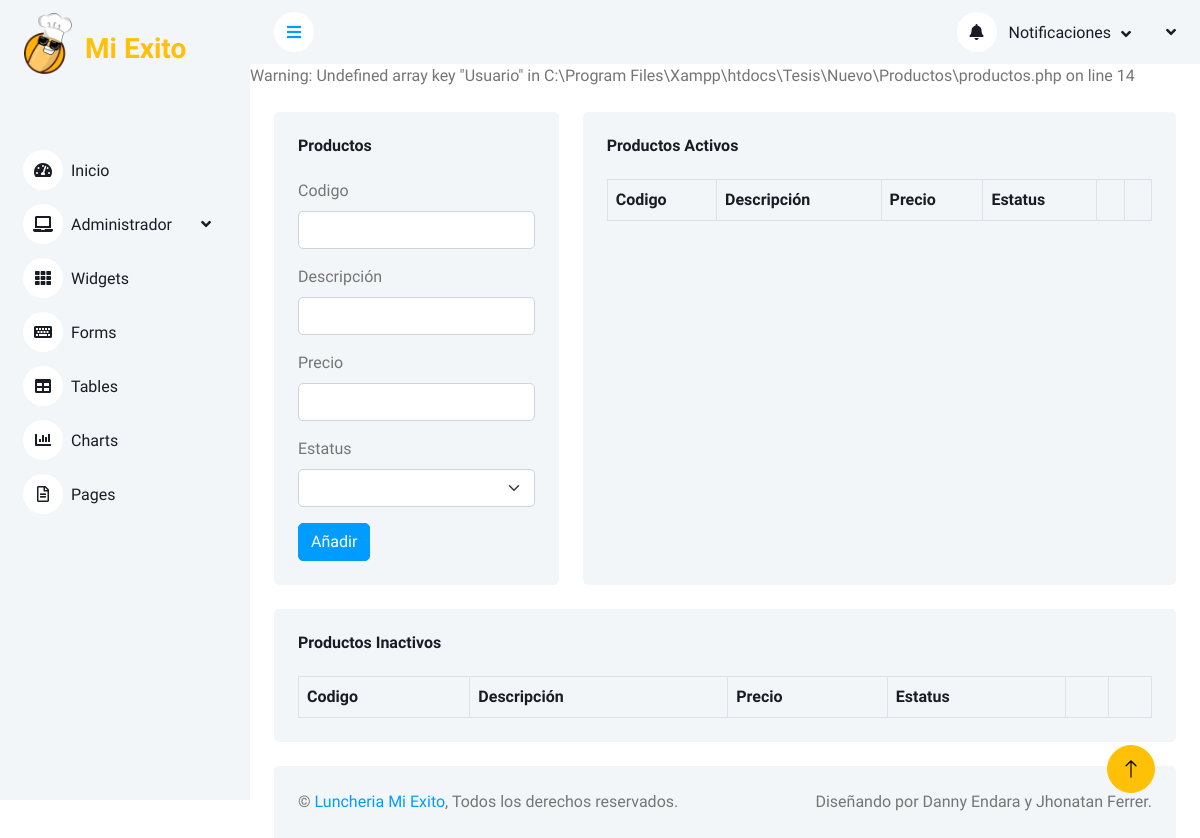
Page /Nuevo/Productos/productos.php on the earlier database version.
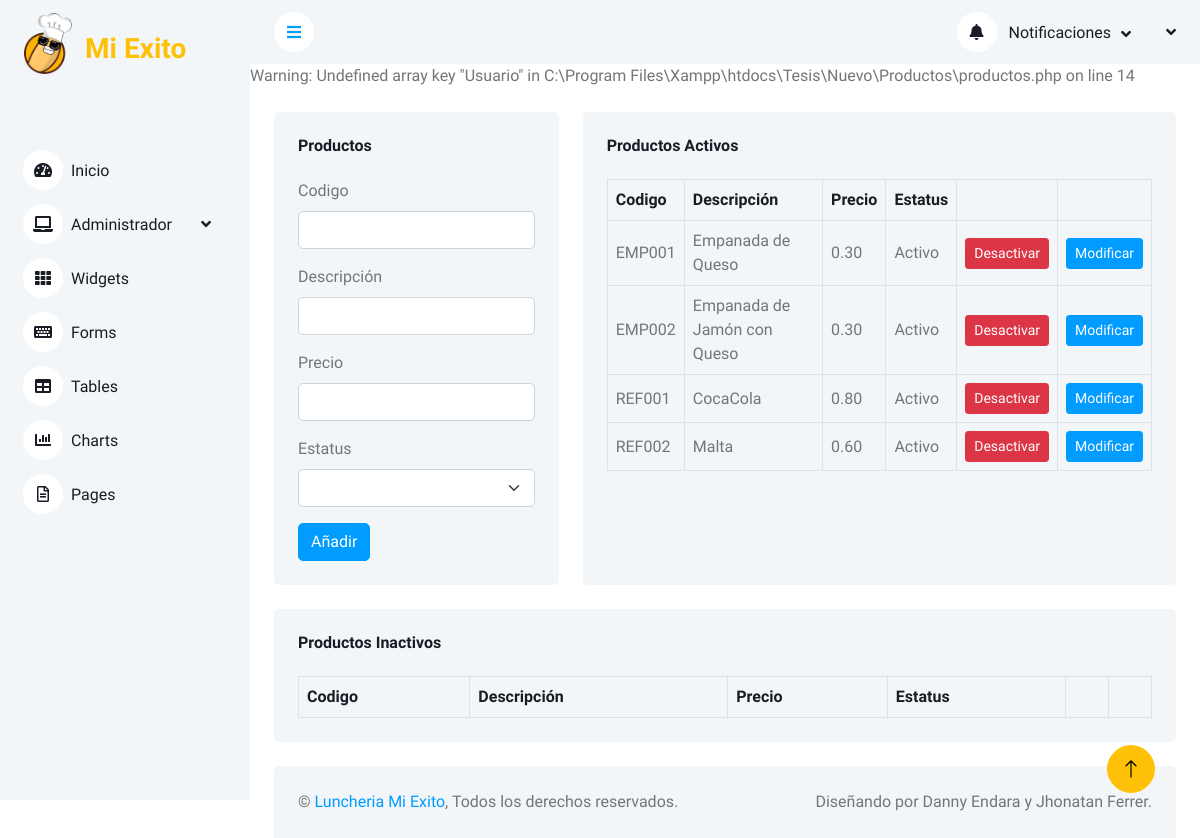
Same page on the later database version.
### tables this page shows
CREATE TABLE `producto` (
  `Codigo` varchar(6) NOT NULL,
  `Descripcion` varchar(252) NOT NULL,
  `Precio` decimal(12,2) NOT NULL,
  `Estatus` int(1) NOT NULL,
  PRIMARY KEY (`Codigo`)
);

### Nuevo/Productos/productos.php (the view, shortened to what this page needs)
<?php
$con = conectar();
$sql1 = "SELECT * FROM producto WHERE Estatus=1 ORDER BY Codigo";
$query1 = mysqli_query($con, $sql1);
?>
<!DOCTYPE html>
<html lang="en">
<head>
    <link href="https://cdnjs.cloudflare.com/ajax/libs/font-awesome/5.10.0/css/all.min.css" rel="stylesheet">
    <link href="https://cdn.jsdelivr.net/npm/bootstrap-icons@1.4.1/font/bootstrap-icons.css" rel="stylesheet">
    <link href="../lib/owlcarousel/assets/owl.carousel.min.css" rel="stylesheet">
    <link href="../lib/tempusdominus/css/tempusdominus-bootstrap-4.min.css" rel="stylesheet" />
    <link href="../css/bootstrap.min.css" rel="stylesheet">
    <link href="../css/style.css" rel="stylesheet">
    <link href="../css/estilos.css" rel="stylesheet">
</head>
<body>
    <div class="container-xxl position-relative bg-white d-flex p-0">
        <div class="sidebar pe-4 pb-3">
            <nav class="navbar bg-light navbar-light">
                <a href="../index.php" class="navbar-brand mx-4 mb-3">
                    <img class="tamano d-inline-flex align-items-center" src="../Imagenes/Empanada.png" alt="Emp">
                    <h3 class="text-warning d-inline-flex align-items-center"><i class="fa me-2"></i>Mi Exito</h3>
                </a>
                <div class="navbar-nav w-100">
                    <a href="index.php" class="nav-item nav-link"><i class="fa fa-tachometer-alt me-2"></i>Inicio</a>
                    <div class="nav-item dropdown">
                        <a href="#" class="nav-link dropdown-toggle" data-bs-toggle="dropdown"><i class="fa fa-laptop me-2"></i>Administrador</a>
                    </div>
                    <a href="#" class="nav-item nav-link"><i class="fa fa-th me-2"></i>Widgets</a>
                    <a href="#" class="nav-item nav-link"><i class="fa fa-keyboard me-2"></i>Forms</a>
                    <a href="#" class="nav-item nav-link"><i class="fa fa-table me-2"></i>Tables</a>
                    <a href="#" class="nav-item nav-link"><i class="fa fa-chart-bar me-2"></i>Charts</a>
                    <div class="nav-item dropdown">
                        <a href="#" class="nav-link" data-bs-toggle="dropdown"><i class="far fa-file-alt me-2"></i>Pages</a>
                    </div>
                </div>
            </nav>
        </div>
        <div class="content">
            <nav class="navbar navbar-expand bg-light navbar-light sticky-top px-4 py-0">
                <a href="#" class="sidebar-toggler flex-shrink-0">
                    <i class="fa fa-bars"></i>
                </a>
                <div class="navbar-nav align-items-center ms-auto">
                    <div class="nav-item dropdown">
                        <a href="#" class="nav-link dropdown-toggle" data-bs-toggle="dropdown">
                            <i class="fa fa-bell me-lg-2"></i>
                            <span class="d-none d-lg-inline-flex">Notificaciones</span>
                        </a>
                    </div>
                    <div class="nav-item dropdown">
                        <a href="#" class="nav-link dropdown-toggle" data-bs-toggle="dropdown">
                        </a>
                    </div>
                </div>
            </nav>
            Warning: Undefined array key "Usuario" in C:\Program Files\Xampp\htdocs\Tesis\Nuevo\Productos\productos.php on line 14
            <div class="container-fluid pt-4 px-4">
                <div class="row g-4">
                    <div class="col-sm-12 col-xl-4">
                        <div class="bg-light rounded h-100 p-4">
                            <h6 class="mb-4">Productos</h6>
                            <form action="insertar.php" method="POST">
                                <div class="mb-3">
                                    <label for="Codigo" class="form-label">Codigo</label>
                                    <input type="text" class="form-control" id="Codigo" name="Codigo">
                                </div>
                                <div class="mb-3">
                                    <label for="Descripcion" class="form-label">Descripción</label>
                                    <input type="text" class="form-control" id="Descripcion" name="Descripcion">
                                </div>
                                <div class="mb-3">
                                    <label for="Precio" class="form-label">Precio</label>
                                    <input type="text" class="form-control" id="Precio" name="Precio">
                                </div>
                                <div class="mb-3">
                                    <label for="Estatus" class="form-label">Estatus</label>
                                    <select class="form-select" id="Estatus" name="Estatus">
                                        <option value=""></option>
                                        <option value="1">Activo</option>
                                    </select>
                                </div>
                                <button type="submit" class="btn btn-primary">Añadir</button>
                            </form>
                        </div>
                    </div>
                    <div class="col-sm-12 col-xl-8">
                        <div class="bg-light rounded h-100 p-4">
                            <div class="d-flex align-items-center justify-content-between mb-4">
                                <h6 class="mb-0">Productos Activos</h6>
                            </div>
                            <div class="table-responsive">
                                <table class="table text-start align-middle table-bordered table-hover mb-0">
                                    <thead>
                                        <tr class="text-dark">
                                            <th scope="col">Codigo</th>
                                            <th scope="col">Descripción</th>
                                            <th scope="col">Precio</th>
                                            <th scope="col">Estatus</th>
                                            <th scope="col"></th>
                                            <th scope="col"></th>
                                        </tr>
                                    </thead>
                                    <tbody>
                                        <?php
                                        while ($row = mysqli_fetch_array($query1)) {
                                        ?>
                                            <tr>
                                                <td><?php echo $row['Codigo'] ?></td>
                                                <td><?php echo $row['Descripcion'] ?></td>
                                                <td><?php echo $row['Precio'] ?></td>
                                                <td><?php if ($row['Estatus'] == 1) {
                                                        echo 'Activo';
                                                    } else {
                                                        echo 'Inactivo';
                                                    } ?></td>
                                                <td><a class="btn btn-sm align-center btn-danger desbtn" href="desactivar.php?id=<?php echo openssl_encrypt($row['Codigo'], AES, KEY) ?>">Desactivar</a></td>
                                                <td><a class="btn btn-sm align-center btn-primary editbtn" data-bs-toggle="modal" data-bs-target="#modificar">Modificar</a></td>
                                            </tr>
                                        <?php
                                        }
                                        ?>
                                    </tbody>
                                </table>
                            </div>
                        </div>
                    </div>
                </div>
            </div>
            <div class="container-fluid pt-4 px-4">
                <div class="bg-light text-center rounded p-4">
                    <div class="d-flex align-items-center justify-content-between mb-4">
                        <h6 class="mb-0">Productos Inactivos</h6>
                    </div>
                    <div class="table-responsive">
                        <table class="table text-start align-middle table-bordered table-hover mb-0">
                            <thead>
                                <tr class="text-dark">
                                    <th scope="col">Codigo</th>
                                    <th scope="col">Descripción</th>
                                    <th scope="col">Precio</th>
                                    <th scope="col">Estatus</th>
                                    <th scope="col"></th>
                                    <th scope="col"></th>
                                </tr>
                            </thead>
                        </table>
                    </div>
                </div>
            </div>
            <div class="container-fluid pt-4 px-4">
                <div class="bg-light rounded-top p-4">
                    <div class="row">
                        <div class="col-12 col-sm-6 text-center text-sm-start">
                            &copy; <a href="#">Luncheria Mi Exito</a>, Todos los derechos reservados.
                        </div>
                        <div class="col-12 col-sm-6 text-center text-sm-end">
                            Diseñando por Danny Endara y Jhonatan Ferrer.
                        </div>
                    </div>
                </div>
            </div>
        </div>
        <a href="#" class="btn btn-lg btn-warning btn-lg-square back-to-top"><i class="bi bi-arrow-up"></i></a>
    </div>
</body>
</html>

### Nuevo/css/style.css (style rules this page uses)
:root { --primary: #009CFF; --light: #F3F6F9; --dark: #191C24; }
.back-to-top { position: fixed; display: none; right: 45px; bottom: 45px; z-index: 99; }
.btn { transition: .5s; }
.btn.btn-primary { color: #FFFFFF; }
.btn-lg-square { width: 48px; height: 48px; }
.btn-square, .btn-sm-square, .btn-lg-square { padding: 0; display: inline-flex; align-items: center; justify-content: center; font-weight: normal; border-radius: 50px; }
.sidebar { position: fixed; top: 0; left: 0; bottom: 0; width: 250px; height: 100vh; overflow-y: auto; background: var(--light); transition: 0.5s; z-index: 999; }
.content { margin-left: 250px; min-height: 100vh; background: #FFFFFF; transition: 0.5s; }
@media (min-width: 992px) { .sidebar { margin-left: 0; } }
@media (min-width: 992px) { .content { width: calc(100% - 250px); } }
.sidebar .navbar .navbar-nav .nav-link { padding: 7px 20px; color: var(--dark); font-weight: 500; border-left: 3px solid var(--light); border-radius: 0 30px 30px 0; outline: none; }
.sidebar .navbar .navbar-nav .nav-link i { width: 40px; height: 40px; display: inline-flex; align-items: center; justify-content: center; background: #FFFFFF; border-radius: 40px; }
.sidebar .navbar .dropdown-toggle::after { position: absolute; top: 15px; right: 15px; border: none; content: "\f107"; font-family: "Font Awesome 5 Free"; font-weight: 900; transition: .5s; }
.content .navbar .navbar-nav .nav-link { margin-left: 25px; padding: 12px 0; color: var(--dark); outline: none; }
.content .navbar .sidebar-toggler, .content .navbar .navbar-nav .nav-link i { width: 40px; height: 40px; display: inline-flex; align-items: center; justify-content: center; background: #FFFFFF; border-radius: 40px; }
.content .navbar .dropdown-toggle::after { margin-left: 6px; vertical-align: middle; border: none; content: "\f107"; font-family: "Font Awesome 5 Free"; font-weight: 900; transition: .5s; }

### Nuevo/css/estilos.css (style rules this page uses)
.tamano { height: auto; width: 3rem; }

Differences in the rows shown:
added producto: Codigo "EMP001", Descripcion "Empanada de Queso", Precio "0.30", Estatus "Activo"
added producto: Codigo "EMP002", Descripcion "Empanada de Jamón con Queso", Precio "0.30", Estatus "Activo"
added producto: Codigo "REF001", Descripcion "CocaCola", Precio "0.80", Estatus "Activo"
added producto: Codigo "REF002", Descripcion "Malta", Precio "0.60", Estatus "Activo"
